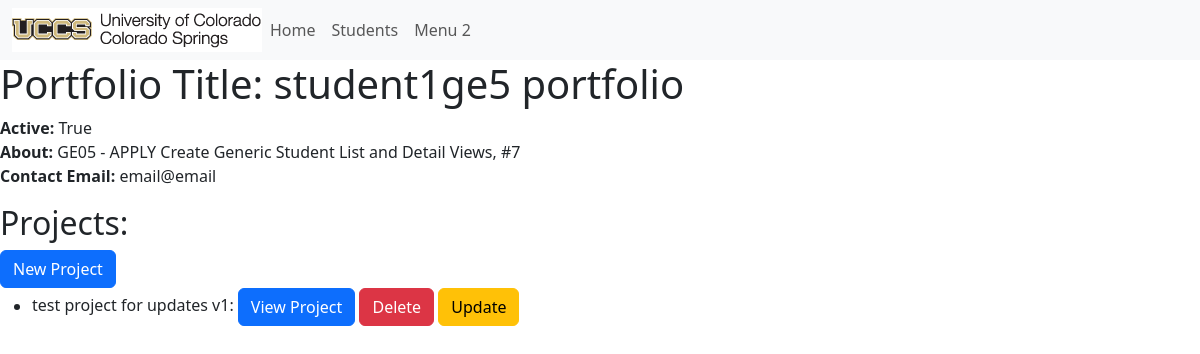
The app's page /portfolio/3, older data.
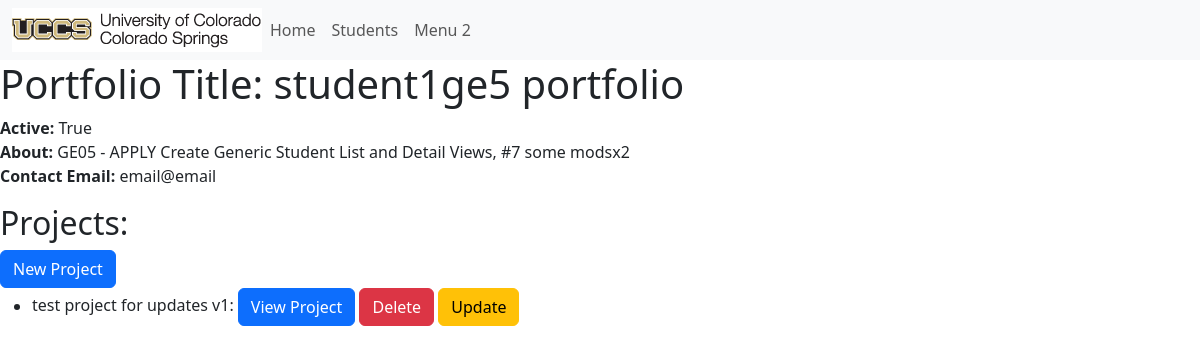
The same page, newer data.
### portfolio_app/models.py (models this page shows, shortened)
class Portfolio(models.Model):
    title = models.CharField(max_length=200)
    contact_email = models.CharField(max_length=200)
    is_active = models.BooleanField(default=False)
    about = models.TextField(blank=True)

class Project(models.Model):
    title = models.CharField(max_length=200)
    description = models.TextField()
    portfolio = models.ForeignKey(Portfolio, on_delete=models.CASCADE, default=None)
    def get_absolute_url(self):
        return reverse('project-detail', args=[str(self.id)])

### portfolio_app/views.py (the view)
# urls.py: path('portfolio/<int:pk>', views.PortfolioDetailView.as_view(), name='portfolio-detail'),
class PortfolioDetailView(generic.DetailView):
    model = Portfolio
    def get_context_data(self, **kwargs):
        context = super().get_context_data(**kwargs)
        context["project_list"] = Project.objects.all()
        return context

### portfolio_app/templates/portfolio_app/portfolio_detail.html
{% extends 'portfolio_app/base_template.html' %}
{% block content %}
<h1>Portfolio Title: {{ portfolio.title }}</h1>
<p>
    <strong>Active:</strong> {{ portfolio.is_active }} <br>
    <strong>About:</strong> {{ portfolio.about }}<br>
    <strong>Contact Email:</strong> {{ portfolio.contact_email }} <br>
</p>
<h2>Projects:</h2>
<a class="btn btn-primary" href="{% url 'create_project' portfolio.id %}" role="button"> New Project </a>
{% if portfolio.project_set %}
<ul>
    {% for project in portfolio.project_set.all %}
    <li>
        {{ project.title }}:
        <a class="btn btn-primary" href="{{ project.get_absolute_url }}" role="button"> View Project </a>
        <a class="btn btn-danger" href="{% url 'delete_project' portfolio.id project.pk %}" role="button"> Delete </a>
        <a class="btn btn-warning" href="{% url 'update_project' portfolio.id project.pk %}" role="button"> Update </a>
    </li>
    {% empty %}
    <p> There are no projects. </p>
    {% endfor %}
</ul>
{% else %}
<p> There are no projects. </p>
{% endif %}
{% endblock %}

### portfolio_app/templates/portfolio_app/base_template.html (shortened to what this page needs)
{% load static %}
<!DOCTYPE html>
<html lang="en">
<head>
    {% load django_bootstrap5 %}
    {% bootstrap_css %}
</head>
<body>
    <nav class="navbar navbar-expand-lg bg-body-tertiary">
        <div class="container-fluid">
            <img src="{% static 'images/uccs_logo.gif' %}">
            <div class="collapse navbar-collapse" id="navbarNav">
                <ul class="navbar-nav">
                    <li class="nav-item">
                        <a class="nav-link" href="{% url 'index' %}">Home</a>
                    </li>
                    <li class="nav-item">
                        <a class="nav-link" href="{% url 'students' %}">Students</a>
                    </li>
                    <li class="nav-item">
                        <a class="nav-link" href="#">Menu 2</a>
                    </li>
                </ul>
            </div>
        </div>
    </nav>
    {% block content %}
    {% endblock %}
</body>
</html>

Row changes from the older to the newer data that the page shows:
changed Portfolio "student1ge5 portfolio": about "GE05 - APPLY Create Generic Student List and Detail Views, #7" → "GE05 - APPLY Create Generic Student List and Detail Views, #7 some modsx2"
